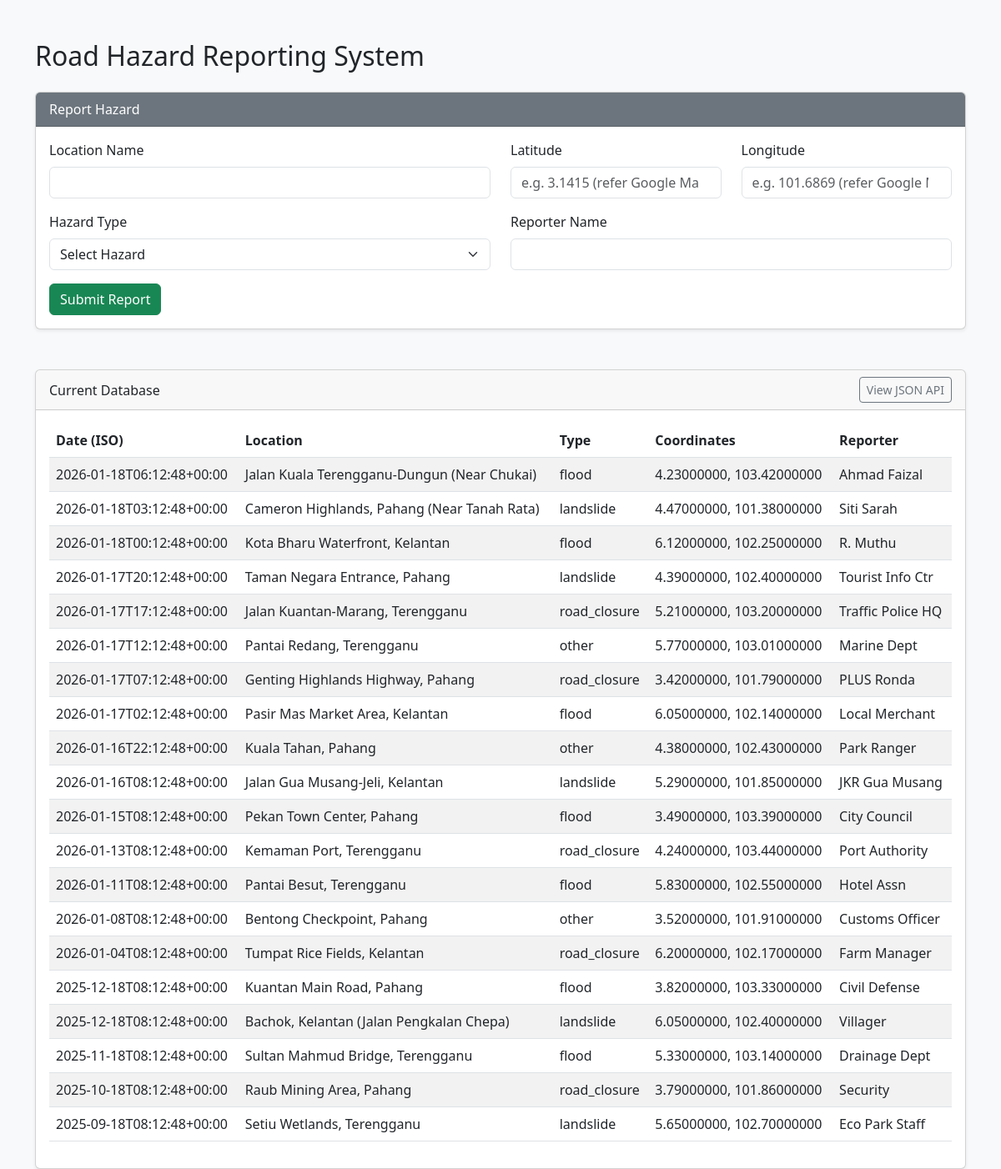
Before: / with the older database file.
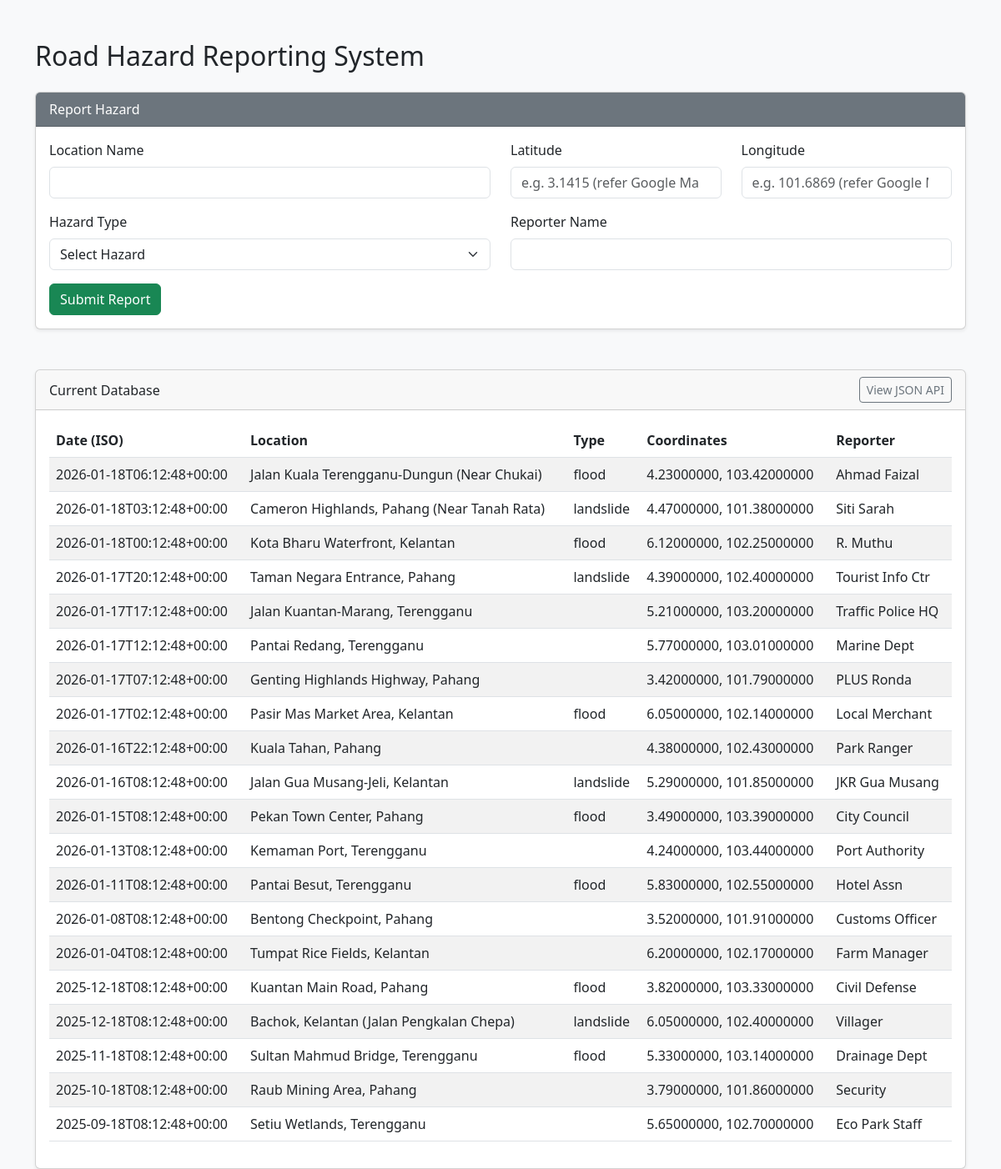
After: the same page with the newer database file.
### tables this page shows
CREATE TABLE IF NOT EXISTS hazards (
    id INT AUTO_INCREMENT PRIMARY KEY,
    location_name VARCHAR(255) NOT NULL,
    latitude DECIMAL(10, 8) NOT NULL,
    longitude DECIMAL(11, 8) NOT NULL,
    hazard_type ENUM('landslide', 'flood', 'road_closure', 'other') NOT NULL,
    reporter_name VARCHAR(100) NOT NULL,
    report_date DATETIME NOT NULL,
    created_at TIMESTAMP DEFAULT CURRENT_TIMESTAMP
);

### index.php (the view, shortened to what this page needs)
<?php
require_once 'config.php';
$stmt = $pdo->query("SELECT * FROM hazards ORDER BY report_date DESC");
$all_hazards = $stmt->fetchAll(PDO::FETCH_ASSOC);
?>
<!DOCTYPE html>
<html lang="en">
<head>
    <link href="https://cdn.jsdelivr.net/npm/bootstrap@5.3.0/dist/css/bootstrap.min.css" rel="stylesheet">
</head>
<body class="bg-light">
    <div class="container mt-5">
        <h2 class="mb-4">Road Hazard Reporting System</h2>
        <div class="card mb-5 shadow-sm">
            <div class="card-header bg-secondary text-white">Report Hazard</div>
            <div class="card-body">
                <form method="POST" action="">
                    <div class="row mb-3">
                        <div class="col-md-6">
                            <label class="form-label">Location Name</label>
                            <input type="text" class="form-control" name="location_name" required>
                        </div>
                        <div class="col-md-3">
                            <label class="form-label">Latitude</label>
                            <input type="number" step="any" class="form-control" name="latitude"
                                placeholder="e.g. 3.1415 (refer Google Maps)" required>
                        </div>
                        <div class="col-md-3">
                            <label class="form-label">Longitude</label>
                            <input type="number" step="any" class="form-control" name="longitude"
                                placeholder="e.g. 101.6869 (refer Google Maps)" required>
                        </div>
                    </div>
                    <div class="row mb-3">
                        <div class="col-md-6">
                            <label class="form-label">Hazard Type</label>
                            <select class="form-select" name="hazard_type" id="hazard_type" required>
                                <option value="">Select Hazard</option>
                            </select>
                        </div>
                        <div class="col-md-6">
                            <label class="form-label">Reporter Name</label>
                            <input type="text" class="form-control" name="reporter_name" required>
                        </div>
                    </div>
                    <button type="submit" name="submit_hazard" class="btn btn-success">Submit Report</button>
                </form>
            </div>
        </div>
        <div class="card shadow-sm">
            <div class="card-header d-flex justify-content-between align-items-center">
                <span>Current Database</span>
                <a href="api.php" target="_blank" class="btn btn-sm btn-outline-secondary">View JSON API</a>
            </div>
            <div class="card-body">
                <table class="table table-striped">
                    <thead>
                        <tr>
                            <th>Date (ISO)</th>
                            <th>Location</th>
                            <th>Type</th>
                            <th>Coordinates</th>
                            <th>Reporter</th>
                        </tr>
                    </thead>
                    <tbody>
                        <?php foreach ($all_hazards as $row): ?>
                            <tr>
                                <td>
                                    <?= date('c', strtotime($row['report_date'])) ?>
                                </td>
                                <td>
                                    <?= htmlspecialchars($row['location_name']) ?>
                                </td>
                                <td>
                                    <?= htmlspecialchars($row['hazard_type']) ?>
                                </td>
                                <td>
                                    <?= $row['latitude'] ?>,
                                    <?= $row['longitude'] ?>
                                </td>
                                <td>
                                    <?= htmlspecialchars($row['reporter_name']) ?>
                                </td>
                            </tr>
                        <?php endforeach; ?>
                    </tbody>
                </table>
            </div>
        </div>
    </div>
</body>
</html>

Changed rows visible on the page:
changed hazards "Jalan Kuantan-Marang, Terengganu": hazard_type "road_closure" → (not shown)
changed hazards "Pantai Redang, Terengganu": hazard_type "other" → (not shown)
changed hazards "Genting Highlands Highway, Pahang": hazard_type "road_closure" → (not shown)
changed hazards "Kuala Tahan, Pahang": hazard_type "other" → (not shown)
changed hazards "Kemaman Port, Terengganu": hazard_type "road_closure" → (not shown)
changed hazards "Bentong Checkpoint, Pahang": hazard_type "other" → (not shown)
changed hazards "Tumpat Rice Fields, Kelantan": hazard_type "road_closure" → (not shown)
changed hazards "Raub Mining Area, Pahang": hazard_type "road_closure" → (not shown)
changed hazards "Setiu Wetlands, Terengganu": hazard_type "landslide" → (not shown)
